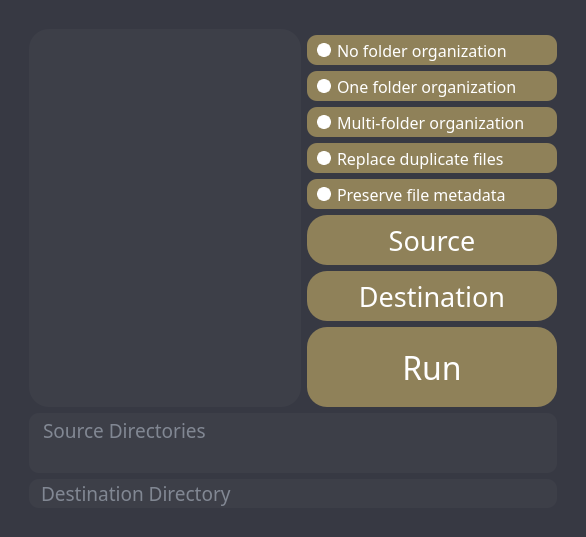
<?xml version="1.0" encoding="UTF-8"?>
<ui version="4.0">
 <class>MainWindow</class>
 <widget class="QMainWindow" name="MainWindow">
  <property name="geometry">
   <rect>
    <x>0</x>
    <y>0</y>
    <width>586</width>
    <height>537</height>
   </rect>
  </property>
  <property name="windowTitle">
   <string>autosort</string>
  </property>
  <widget class="QWidget" name="centralwidget">
   <layout class="QGridLayout" name="gridLayout_2">
    <property name="leftMargin">
     <number>0</number>
    </property>
    <property name="topMargin">
     <number>0</number>
    </property>
    <property name="rightMargin">
     <number>0</number>
    </property>
    <property name="bottomMargin">
     <number>0</number>
    </property>
    <item row="0" column="0">
     <widget class="QFrame" name="background">
      <property name="autoFillBackground">
       <bool>false</bool>
      </property>
      <property name="styleSheet">
       <string notr="true">background-color: rgb(55, 57, 67);</string>
      </property>
      <property name="frameShape">
       <enum>QFrame::NoFrame</enum>
      </property>
      <property name="frameShadow">
       <enum>QFrame::Plain</enum>
      </property>
      <layout class="QGridLayout" name="gridLayout_3">
       <item row="5" column="2">
        <widget class="QRadioButton" name="singlefolder_button">
         <property name="minimumSize">
          <size>
           <width>0</width>
           <height>30</height>
          </size>
         </property>
         <property name="font">
          <font>
           <family>Segoe UI Light</family>
           <pointsize>12</pointsize>
           <weight>50</weight>
           <bold>false</bold>
           <underline>false</underline>
          </font>
         </property>
         <property name="styleSheet">
          <string notr="true">QRadioButton {
	color: rgb(255, 255, 255);
	background-color: rgb(143, 129, 89);
	border-radius: 10px;
	padding-left: 10px;
}

QRadioButton:hover{
	background-color: rgb(168, 151, 105);
}

QRadioButton:pressed{
	background-color: rgb(116, 104, 72);
}

QRadioButton:indicator {
    width:                  10px;
    height:                 10px;
    border-radius:          7px;
}

QRadioButton:indicator:checked {
    background-color: rgb(143, 129, 89);
    border: 2px solid white;
}

QRadioButton:indicator:unchecked {
	
	background-color: rgb(255, 255, 255);
    border: 2px solid white;
}</string>
         </property>
         <property name="text">
          <string>Multi-folder organization</string>
         </property>
         <attribute name="buttonGroup">
          <string notr="true">exclusiveButtonGroup</string>
         </attribute>
        </widget>
       </item>
       <item row="16" column="1">
        <spacer name="bottom_spacer">
         <property name="orientation">
          <enum>Qt::Vertical</enum>
         </property>
         <property name="sizeType">
          <enum>QSizePolicy::Fixed</enum>
         </property>
         <property name="sizeHint" stdset="0">
          <size>
           <width>20</width>
           <height>20</height>
          </size>
         </property>
        </spacer>
       </item>
       <item row="14" column="1" colspan="2">
        <widget class="QPlainTextEdit" name="sourcedisplay">
         <property name="minimumSize">
          <size>
           <width>0</width>
           <height>50</height>
          </size>
         </property>
         <property name="maximumSize">
          <size>
           <width>16777215</width>
           <height>100</height>
          </size>
         </property>
         <property name="font">
          <font>
           <family>Segoe UI Light</family>
           <pointsize>14</pointsize>
          </font>
         </property>
         <property name="acceptDrops">
          <bool>true</bool>
         </property>
         <property name="styleSheet">
          <string notr="true">color: rgb(198, 208, 221);
background-color: rgb(61, 63, 72);
border-radius: 10px;
padding-left: 10px;</string>
         </property>
         <property name="verticalScrollBarPolicy">
          <enum>Qt::ScrollBarAlwaysOff</enum>
         </property>
         <property name="horizontalScrollBarPolicy">
          <enum>Qt::ScrollBarAlwaysOff</enum>
         </property>
         <property name="readOnly">
          <bool>true</bool>
         </property>
         <property name="textInteractionFlags">
          <set>Qt::NoTextInteraction</set>
         </property>
         <property name="placeholderText">
          <string>Source Directories</string>
         </property>
        </widget>
       </item>
       <item row="7" column="2">
        <widget class="QRadioButton" name="metadata_button">
         <property name="minimumSize">
          <size>
           <width>0</width>
           <height>30</height>
          </size>
         </property>
         <property name="font">
          <font>
           <family>Segoe UI Light</family>
           <pointsize>12</pointsize>
           <weight>50</weight>
           <bold>false</bold>
           <underline>false</underline>
          </font>
         </property>
         <property name="styleSheet">
          <string notr="true">QRadioButton {
	color: rgb(255, 255, 255);
	
	background-color: rgb(143, 129, 89);
	border-radius: 10px;
	padding-left: 10px;
}

QRadioButton:hover{

	background-color: rgb(168, 151, 105);
}

QRadioButton:pressed{
	
	
	background-color: rgb(116, 104, 72);
}

QRadioButton:indicator {
    width:                  10px;
    height:                 10px;
    border-radius:          7px;
}

QRadioButton:indicator:checked {
    background-color: rgb(143, 129, 89);
    border: 2px solid white;
}

QRadioButton:indicator:unchecked {
	
	background-color: rgb(255, 255, 255);
    border: 2px solid white;
}</string>
         </property>
         <property name="text">
          <string>Preserve file metadata</string>
         </property>
         <attribute name="buttonGroup">
          <string notr="true">nonExclusiveButtonGroup</string>
         </attribute>
        </widget>
       </item>
       <item row="6" column="2">
        <widget class="QRadioButton" name="replace_button">
         <property name="minimumSize">
          <size>
           <width>0</width>
           <height>30</height>
          </size>
         </property>
         <property name="font">
          <font>
           <family>Segoe UI Light</family>
           <pointsize>12</pointsize>
           <weight>50</weight>
           <bold>false</bold>
           <underline>false</underline>
          </font>
         </property>
         <property name="styleSheet">
          <string notr="true">QRadioButton {
	color: rgb(255, 255, 255);
	background-color: rgb(143, 129, 89);
	border-radius: 10px;
	padding-left: 10px;
}

QRadioButton:hover{
	background-color: rgb(168, 151, 105);
}

QRadioButton:pressed{
	background-color: rgb(116, 104, 72);
}

QRadioButton:indicator {
    width:                  10px;
    height:                 10px;
    border-radius:          7px;
}

QRadioButton:indicator:checked {
    background-color: rgb(143, 129, 89);
    border: 2px solid white;
}

QRadioButton:indicator:unchecked {
	
	background-color: rgb(255, 255, 255);
    border: 2px solid white;
}</string>
         </property>
         <property name="text">
          <string>Replace duplicate files</string>
         </property>
         <attribute name="buttonGroup">
          <string notr="true">nonExclusiveButtonGroup</string>
         </attribute>
        </widget>
       </item>
       <item row="7" column="0">
        <spacer name="left_spacer">
         <property name="orientation">
          <enum>Qt::Horizontal</enum>
         </property>
         <property name="sizeType">
          <enum>QSizePolicy::Fixed</enum>
         </property>
         <property name="sizeHint" stdset="0">
          <size>
           <width>20</width>
           <height>20</height>
          </size>
         </property>
        </spacer>
       </item>
       <item row="8" column="2">
        <widget class="QPushButton" name="source_button">
         <property name="sizePolicy">
          <sizepolicy hsizetype="Fixed" vsizetype="Minimum">
           <horstretch>0</horstretch>
           <verstretch>0</verstretch>
          </sizepolicy>
         </property>
         <property name="minimumSize">
          <size>
           <width>250</width>
           <height>50</height>
          </size>
         </property>
         <property name="maximumSize">
          <size>
           <width>16777215</width>
           <height>50</height>
          </size>
         </property>
         <property name="font">
          <font>
           <family>Segoe UI Light</family>
           <pointsize>20</pointsize>
          </font>
         </property>
         <property name="mouseTracking">
          <bool>false</bool>
         </property>
         <property name="layoutDirection">
          <enum>Qt::LeftToRight</enum>
         </property>
         <property name="styleSheet">
          <string notr="true">QPushButton{
	color: rgb(255, 255, 255);
	background-color: rgb(143, 129, 89);
	border-radius: 20px;
	text-align: center;
}

QPushButton:hover{	
	background-color: rgb(168, 151, 105);
}

QPushButton:pressed{
	background-color: rgb(116, 104, 72);
}</string>
         </property>
         <property name="text">
          <string>Source</string>
         </property>
         <property name="autoDefault">
          <bool>false</bool>
         </property>
         <property name="flat">
          <bool>false</bool>
         </property>
        </widget>
       </item>
       <item row="3" column="2">
        <widget class="QRadioButton" name="multfolder_button_2">
         <property name="minimumSize">
          <size>
           <width>0</width>
           <height>30</height>
          </size>
         </property>
         <property name="font">
          <font>
           <family>Segoe UI Light</family>
           <pointsize>12</pointsize>
           <weight>50</weight>
           <bold>false</bold>
           <underline>false</underline>
          </font>
         </property>
         <property name="styleSheet">
          <string notr="true">QRadioButton {
	color: rgb(255, 255, 255);
	background-color: rgb(143, 129, 89);
	border-radius: 10px;
	padding-left: 10px;
}

QRadioButton:hover{
	background-color: rgb(168, 151, 105);
}

QRadioButton:pressed{
	background-color: rgb(116, 104, 72);
}

QRadioButton:indicator {
    width:                  10px;
    height:                 10px;
    border-radius:          7px;
}

QRadioButton:indicator:checked {
    background-color: rgb(143, 129, 89);
    border: 2px solid white;
}

QRadioButton:indicator:unchecked {
	
	background-color: rgb(255, 255, 255);
    border: 2px solid white;
}</string>
         </property>
         <property name="text">
          <string>No folder organization</string>
         </property>
         <attribute name="buttonGroup">
          <string notr="true">exclusiveButtonGroup</string>
         </attribute>
        </widget>
       </item>
       <item row="15" column="1" colspan="2">
        <widget class="QLineEdit" name="directorydisplay">
         <property name="sizePolicy">
          <sizepolicy hsizetype="Expanding" vsizetype="Fixed">
           <horstretch>0</horstretch>
           <verstretch>0</verstretch>
          </sizepolicy>
         </property>
         <property name="minimumSize">
          <size>
           <width>0</width>
           <height>0</height>
          </size>
         </property>
         <property name="font">
          <font>
           <family>Segoe UI Light</family>
           <pointsize>14</pointsize>
           <stylestrategy>PreferAntialias</stylestrategy>
          </font>
         </property>
         <property name="layoutDirection">
          <enum>Qt::RightToLeft</enum>
         </property>
         <property name="styleSheet">
          <string notr="true">color: rgb(198, 208, 221);
background-color: rgb(61, 63, 72);
border-radius: 10px;
padding-right: 10px;</string>
         </property>
         <property name="inputMask">
          <string/>
         </property>
         <property name="text">
          <string/>
         </property>
         <property name="maxLength">
          <number>32767</number>
         </property>
         <property name="cursorPosition">
          <number>0</number>
         </property>
         <property name="alignment">
          <set>Qt::AlignLeading|Qt::AlignLeft|Qt::AlignVCenter</set>
         </property>
         <property name="readOnly">
          <bool>true</bool>
         </property>
         <property name="placeholderText">
          <string>Destination Directory</string>
         </property>
        </widget>
       </item>
       <item row="10" column="2">
        <widget class="QPushButton" name="run_button">
         <property name="sizePolicy">
          <sizepolicy hsizetype="Fixed" vsizetype="Minimum">
           <horstretch>0</horstretch>
           <verstretch>0</verstretch>
          </sizepolicy>
         </property>
         <property name="minimumSize">
          <size>
           <width>250</width>
           <height>80</height>
          </size>
         </property>
         <property name="maximumSize">
          <size>
           <width>16777215</width>
           <height>80</height>
          </size>
         </property>
         <property name="font">
          <font>
           <family>Segoe UI Light</family>
           <pointsize>24</pointsize>
          </font>
         </property>
         <property name="layoutDirection">
          <enum>Qt::LeftToRight</enum>
         </property>
         <property name="styleSheet">
          <string notr="true">QPushButton{
	color: rgb(255, 255, 255);
	background-color: rgb(143, 129, 89);
	border-radius: 20px;
	text-align: center;
}

QPushButton:hover{	
	background-color: rgb(168, 151, 105);
}

QPushButton:pressed{
	background-color: rgb(116, 104, 72);
}</string>
         </property>
         <property name="text">
          <string>Run</string>
         </property>
         <property name="autoDefault">
          <bool>false</bool>
         </property>
         <property name="flat">
          <bool>false</bool>
         </property>
        </widget>
       </item>
       <item row="0" column="1">
        <spacer name="top_spacer">
         <property name="orientation">
          <enum>Qt::Vertical</enum>
         </property>
         <property name="sizeType">
          <enum>QSizePolicy::Fixed</enum>
         </property>
         <property name="sizeHint" stdset="0">
          <size>
           <width>20</width>
           <height>20</height>
          </size>
         </property>
        </spacer>
       </item>
       <item row="2" column="1" rowspan="9">
        <widget class="QScrollArea" name="scrollArea">
         <property name="minimumSize">
          <size>
           <width>260</width>
           <height>0</height>
          </size>
         </property>
         <property name="autoFillBackground">
          <bool>false</bool>
         </property>
         <property name="styleSheet">
          <string notr="true">/* Scroll Bar Stuff*/

 QScrollBar:vertical {
	border: none;
    background-color: rgb(61, 63, 72);
    width: 14px;
    margin: 15px 0 15px 0;
	border-radius: 0px;
 }

QScrollBar::handle:vertical {	
	background-color: rgb(143, 129, 89);
	min-height: 30px;
	border-radius: 7px;
}

QScrollBar::handle:vertical:hover{	
	background-color: rgb(168, 151, 105);
}

QScrollBar::handle:vertical:pressed {	
	background-color: rgb(116, 104, 72);
}

QScrollBar::sub-line:vertical {
	border: none;
	background-color: rgb(61, 63, 72);
	height: 15px;
	subcontrol-position: top;
	subcontrol-origin: margin;
}


/*bottom*/
QScrollBar::add-line:vertical {
	border: none;
	background-color: rgb(61, 63, 72);
	height: 15px;
	subcontrol-position: bottom;
	subcontrol-origin: margin;
}

/* RESET ARROW */
QScrollBar::up-arrow:vertical, QScrollBar::down-arrow:vertical {
	background: none;
}
QScrollBar::add-page:vertical, QScrollBar::sub-page:vertical {
	background: none;
}
</string>
         </property>
         <property name="frameShape">
          <enum>QFrame::NoFrame</enum>
         </property>
         <property name="frameShadow">
          <enum>QFrame::Sunken</enum>
         </property>
         <property name="lineWidth">
          <number>0</number>
         </property>
         <property name="verticalScrollBarPolicy">
          <enum>Qt::ScrollBarAlwaysOff</enum>
         </property>
         <property name="horizontalScrollBarPolicy">
          <enum>Qt::ScrollBarAlwaysOff</enum>
         </property>
         <property name="widgetResizable">
          <bool>true</bool>
         </property>
         <widget class="QWidget" name="scrollAreaWidget">
          <property name="geometry">
           <rect>
            <x>0</x>
            <y>0</y>
            <width>260</width>
            <height>378</height>
           </rect>
          </property>
          <property name="sizePolicy">
           <sizepolicy hsizetype="Preferred" vsizetype="Preferred">
            <horstretch>0</horstretch>
            <verstretch>0</verstretch>
           </sizepolicy>
          </property>
          <property name="minimumSize">
           <size>
            <width>0</width>
            <height>0</height>
           </size>
          </property>
          <property name="autoFillBackground">
           <bool>false</bool>
          </property>
          <property name="styleSheet">
           <string notr="true"/>
          </property>
          <layout class="QGridLayout" name="gridLayout">
           <property name="leftMargin">
            <number>0</number>
           </property>
           <property name="topMargin">
            <number>0</number>
           </property>
           <property name="rightMargin">
            <number>0</number>
           </property>
           <property name="bottomMargin">
            <number>0</number>
           </property>
           <property name="spacing">
            <number>0</number>
           </property>
           <item row="0" column="0">
            <widget class="QTextEdit" name="console">
             <property name="sizePolicy">
              <sizepolicy hsizetype="MinimumExpanding" vsizetype="Expanding">
               <horstretch>0</horstretch>
               <verstretch>0</verstretch>
              </sizepolicy>
             </property>
             <property name="minimumSize">
              <size>
               <width>0</width>
               <height>0</height>
              </size>
             </property>
             <property name="font">
              <font>
               <family>Segoe UI Light</family>
               <pointsize>18</pointsize>
              </font>
             </property>
             <property name="toolTipDuration">
              <number>-1</number>
             </property>
             <property name="layoutDirection">
              <enum>Qt::LeftToRight</enum>
             </property>
             <property name="styleSheet">
              <string notr="true">QTextEdit{
	color: rgb(255, 255, 255);
	background-color: rgb(61, 63, 72);
	border-radius: 20px;
	padding-left: 20px;
	padding-right: 20px;
	padding-top: 10px;
	padding-bottom: 10px;
}
</string>
             </property>
             <property name="verticalScrollBarPolicy">
              <enum>Qt::ScrollBarAsNeeded</enum>
             </property>
             <property name="horizontalScrollBarPolicy">
              <enum>Qt::ScrollBarAsNeeded</enum>
             </property>
             <property name="sizeAdjustPolicy">
              <enum>QAbstractScrollArea::AdjustIgnored</enum>
             </property>
             <property name="markdown">
              <string/>
             </property>
             <property name="html">
              <string>&lt;!DOCTYPE HTML PUBLIC &quot;-//W3C//DTD HTML 4.0//EN&quot; &quot;http://www.w3.org/TR/REC-html40/strict.dtd&quot;&gt;
&lt;html&gt;&lt;head&gt;&lt;meta name=&quot;qrichtext&quot; content=&quot;1&quot; /&gt;&lt;style type=&quot;text/css&quot;&gt;
p, li { white-space: pre-wrap; }
&lt;/style&gt;&lt;/head&gt;&lt;body style=&quot; font-family:'Segoe UI Light'; font-size:18pt; font-weight:400; font-style:normal;&quot;&gt;
&lt;p style=&quot;-qt-paragraph-type:empty; margin-top:0px; margin-bottom:0px; margin-left:0px; margin-right:0px; -qt-block-indent:0; text-indent:0px; -qt-user-state:131073;&quot;&gt;&lt;br /&gt;&lt;/p&gt;&lt;/body&gt;&lt;/html&gt;</string>
             </property>
             <property name="placeholderText">
              <string/>
             </property>
            </widget>
           </item>
          </layout>
         </widget>
        </widget>
       </item>
       <item row="10" column="3">
        <spacer name="right_spacer">
         <property name="orientation">
          <enum>Qt::Horizontal</enum>
         </property>
         <property name="sizeType">
          <enum>QSizePolicy::Fixed</enum>
         </property>
         <property name="sizeHint" stdset="0">
          <size>
           <width>20</width>
           <height>20</height>
          </size>
         </property>
        </spacer>
       </item>
       <item row="4" column="2">
        <widget class="QRadioButton" name="multfolder_button">
         <property name="minimumSize">
          <size>
           <width>0</width>
           <height>30</height>
          </size>
         </property>
         <property name="font">
          <font>
           <family>Segoe UI Light</family>
           <pointsize>12</pointsize>
           <weight>50</weight>
           <bold>false</bold>
           <underline>false</underline>
          </font>
         </property>
         <property name="styleSheet">
          <string notr="true">QRadioButton {
	color: rgb(255, 255, 255);
	background-color: rgb(143, 129, 89);
	border-radius: 10px;
	padding-left: 10px;
}

QRadioButton:hover{
	background-color: rgb(168, 151, 105);
}

QRadioButton:pressed{
	background-color: rgb(116, 104, 72);
}

QRadioButton:indicator {
    width:                  10px;
    height:                 10px;
    border-radius:          7px;
}

QRadioButton:indicator:checked {
    background-color: rgb(143, 129, 89);
    border: 2px solid white;
}

QRadioButton:indicator:unchecked {
	
	background-color: rgb(255, 255, 255);
    border: 2px solid white;
}</string>
         </property>
         <property name="text">
          <string>One folder organization</string>
         </property>
         <attribute name="buttonGroup">
          <string notr="true">exclusiveButtonGroup</string>
         </attribute>
        </widget>
       </item>
       <item row="9" column="2">
        <widget class="QPushButton" name="destination_button">
         <property name="sizePolicy">
          <sizepolicy hsizetype="Fixed" vsizetype="Minimum">
           <horstretch>0</horstretch>
           <verstretch>0</verstretch>
          </sizepolicy>
         </property>
         <property name="minimumSize">
          <size>
           <width>250</width>
           <height>50</height>
          </size>
         </property>
         <property name="maximumSize">
          <size>
           <width>16777215</width>
           <height>50</height>
          </size>
         </property>
         <property name="font">
          <font>
           <family>Segoe UI Light</family>
           <pointsize>20</pointsize>
          </font>
         </property>
         <property name="mouseTracking">
          <bool>false</bool>
         </property>
         <property name="layoutDirection">
          <enum>Qt::LeftToRight</enum>
         </property>
         <property name="styleSheet">
          <string notr="true">QPushButton{
	color: rgb(255, 255, 255);
	background-color: rgb(143, 129, 89);
	border-radius: 20px;
	text-align: center;
}

QPushButton:hover{	
	background-color: rgb(168, 151, 105);
}

QPushButton:pressed{
	background-color: rgb(116, 104, 72);
}</string>
         </property>
         <property name="text">
          <string>Destination</string>
         </property>
         <property name="autoDefault">
          <bool>false</bool>
         </property>
         <property name="flat">
          <bool>false</bool>
         </property>
        </widget>
       </item>
      </layout>
     </widget>
    </item>
   </layout>
  </widget>
 </widget>
 <tabstops>
  <tabstop>singlefolder_button</tabstop>
  <tabstop>replace_button</tabstop>
  <tabstop>metadata_button</tabstop>
  <tabstop>destination_button</tabstop>
  <tabstop>run_button</tabstop>
  <tabstop>console</tabstop>
  <tabstop>scrollArea</tabstop>
 </tabstops>
 <resources/>
 <connections/>
 <buttongroups>
  <buttongroup name="nonExclusiveButtonGroup">
   <property name="exclusive">
    <bool>false</bool>
   </property>
  </buttongroup>
  <buttongroup name="exclusiveButtonGroup"/>
 </buttongroups>
</ui>
